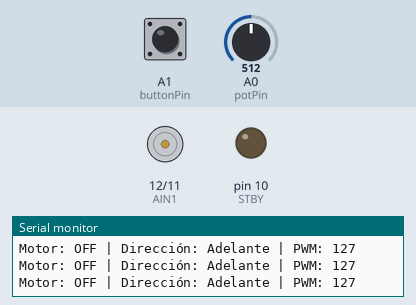
A sketch run on a simulated Arduino Uno, built with avr-gcc and run on an emulated ATmega328P. Shown: motor-driver pin pairs drawn as motors (green arrow = first pin HIGH = forward, orange = second pin HIGH = backward, longer = more drive, scaled by the enable pin, stopped while the standby pin is LOW), output pins drawn as LEDs (lit = HIGH), the last lines printed to the serial monitor. The test bench sets the inputs (shaded band); at power-on: A1 (buttonPin) HIGH, A0 (potPin) = 512.

Above: at 1.2 s.
1.3 s: A1 (buttonPin) pulled LOW for 1 s
At 3.9 s:
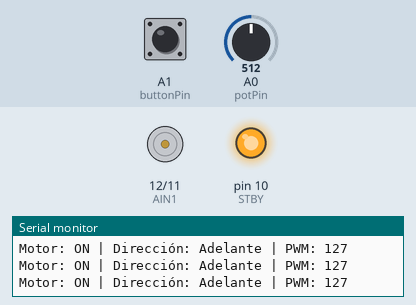
4.2 s: A0 (potPin) set to 525
At 5.3 s:
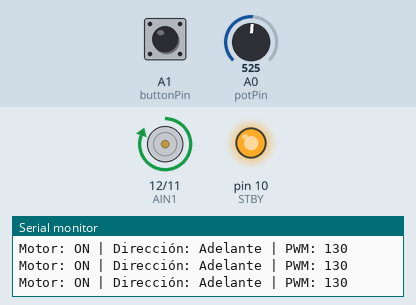
5.7 s: A1 (buttonPin) pulled LOW for 3.2 s
At 9.7 s:
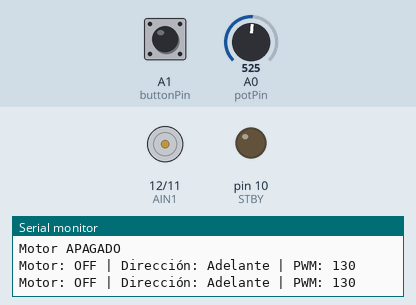
Timing chart, 0 to 11.2 s (numbered marks = the images above; inputs shaded):
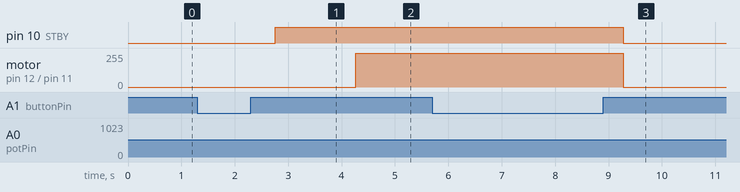

The sketch:

Control_Motor_DC.ino
```cpp
// Pines del TB6612FNG
const int PWMA = 13;
const int AIN1 = 12;
const int AIN2 = 11;
const int STBY = 10;

// Entrada
const int potPin = A0;
const int buttonPin = A1;

// Variables botón y debounce
bool lastButtonState = HIGH;
bool buttonPressed = false;
unsigned long buttonPressTime = 0;
unsigned long buttonReleaseTime = 0;
const unsigned long debounceDelay = 50;
bool motorActivo = false;
bool direccion = true;

void setup() {
  pinMode(AIN1, OUTPUT);
  pinMode(AIN2, OUTPUT);
  pinMode(PWMA, OUTPUT);
  pinMode(STBY, OUTPUT);
  pinMode(buttonPin, INPUT_PULLUP);

  digitalWrite(STBY, LOW); // motor apagado al inicio

  Serial.begin(9600);
}

void loop() {
  bool reading = digitalRead(buttonPin);

  // Debounce simple
  static unsigned long lastDebounceTime = 0;
  if (reading != lastButtonState) {
    lastDebounceTime = millis();
  }

  if ((millis() - lastDebounceTime) > debounceDelay) {
    // Si cambia el estado del botón y está presionado
    if (reading == LOW && !buttonPressed) {
      buttonPressed = true;
      buttonPressTime = millis();
    }

    // Si el botón fue soltado después de estar presionado
    if (reading == HIGH && buttonPressed) {
      buttonPressed = false;
      buttonReleaseTime = millis();
      unsigned long pressDuration = buttonReleaseTime - buttonPressTime;

      if (pressDuration >= 1000) {
        // Presión larga: toggle motor ON/OFF
        motorActivo = !motorActivo;
        digitalWrite(STBY, motorActivo ? HIGH : LOW);
        Serial.println(motorActivo ? "Motor ENCENDIDO" : "Motor APAGADO");
      } else {
        // Presión corta: cambia dirección solo si motor activo
        if (motorActivo) {
          direccion = !direccion;
          Serial.print("Cambio de dirección: ");
          Serial.println(direccion ? "Adelante" : "Reversa");
        }
      }
    }
  }

  lastButtonState = reading;

  // Leer potenciómetro y mapear PWM
  int potValue = analogRead(potPin);
  int speedValue = map(potValue, 0, 1023, 0, 255);

  if (motorActivo) {
    digitalWrite(AIN1, direccion ? HIGH : LOW);
    digitalWrite(AIN2, direccion ? LOW : HIGH);
    analogWrite(PWMA, speedValue);
  } else {
    analogWrite(PWMA, 0);
  }

  // Monitor serial
  Serial.print("Motor: ");
  Serial.print(motorActivo ? "ON" : "OFF");
  Serial.print(" | Dirección: ");
  Serial.print(direccion ? "Adelante" : "Reversa");
  Serial.print(" | PWM: ");
  Serial.println(speedValue);

  delay(250);
}
```

Measured:
- the behaviour switches between 513 and 514 on A0 (potPin) (found by bisection; images 1 and 2)
- after the input at 1.3 s, pin 10 (STBY): LOW → HIGH after 1.5 s
- after the input at 4.2 s, motor on pin 12 (AIN1) / pin 11 (AIN2): stopped → forward 255/255 after 0.06 s
- after the input at 5.7 s, pin 10 (STBY): HIGH → LOW after 3.6 s; motor on pin 12 (AIN1) / pin 11 (AIN2): forward 255/255 → stopped after 3.6 s
